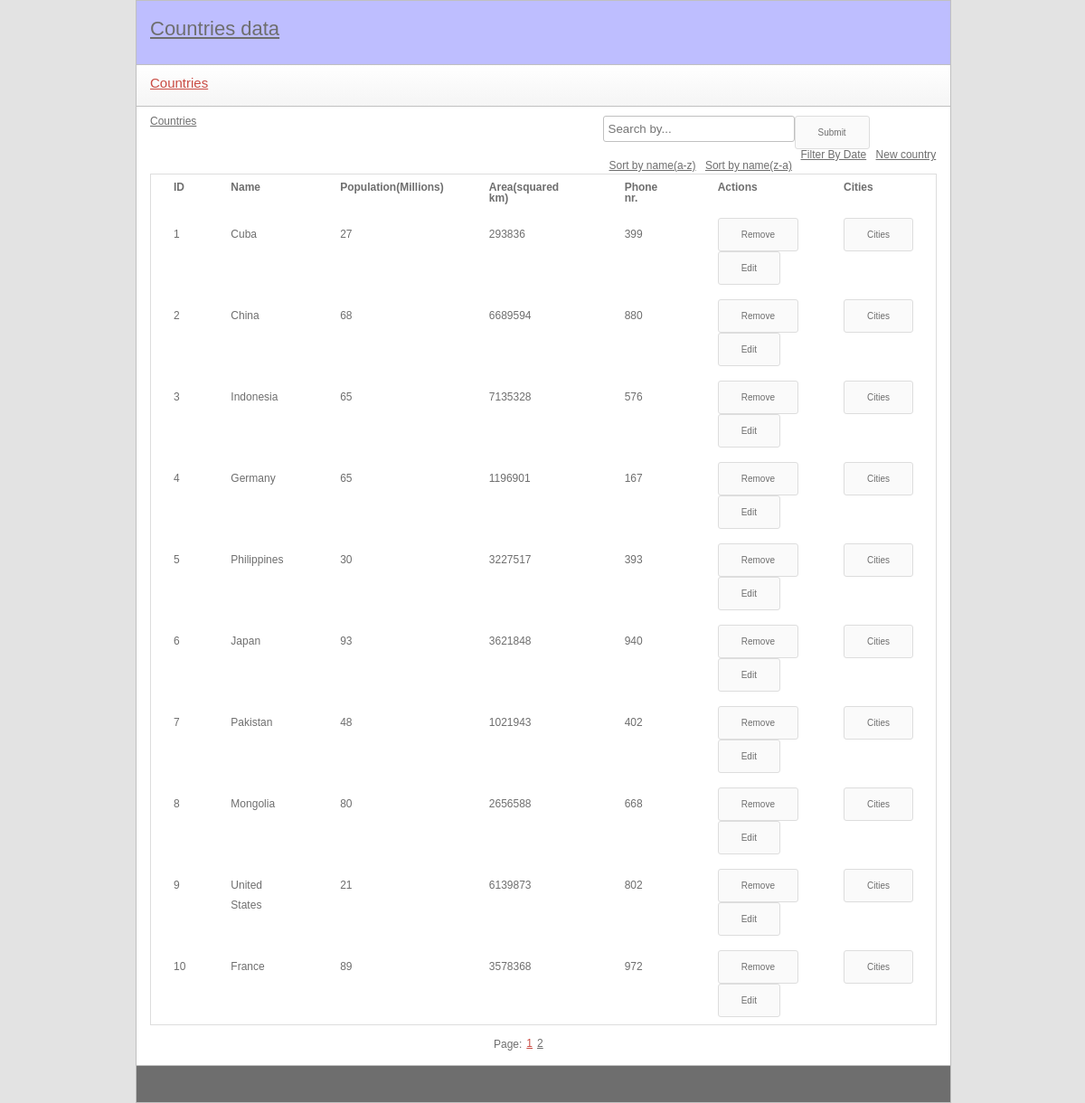
Page /index.php?module=country&action=list on the committed database.
### index.php (called while the page is built, shortened)
<?php
	include 'utils/mysql.class.php';
	$module = 'countries';
	if(isset($_GET['module'])) {
		$module = mysql::escape($_GET['module']);
	}
	$action = '';
	if(isset($_GET['action'])) {
		$action = mysql::escape($_GET['action']);
	}
	$actionFile = "list";
	if(!empty($module) && !empty($action)) {
		$actionFile = "controls/{$module}_{$action}.php";
	}
	include 'templates/main.tpl.php';
?>

### utils/mysql.class.php (called while the page is built, shortened)
<?php
class mysql {
    protected static $connection;
    public static function connect() {
		if(!isset(self::$connection)) {
            self::$connection = new mysqli(config::DB_SERVER, config::DB_USERNAME, config::DB_PASSWORD, config::DB_NAME);
        }
        return self::$connection;
    }
    public static function query($query) {
        $connection = mysql::connect();
        $result = $connection->query($query);
        return $result;
    }
    public static function select($query) {
        $rows = array();
        $result = mysql::query($query);
        while ($row = $result->fetch_assoc()) {
            $rows[] = $row;
        }
        return $rows;
    }
	public static function escape($field) {
		$connection =  mysql::connect();
		return mysqli_real_escape_string($connection, $field);
	}
}

### controls/country_list.php (called while the page is built)
<?php
include 'libraries/countries.class.php';
$countriesObj = new countries();
include 'utils/paging.class.php';
$paging = new paging(config::NUMBER_OF_ROWS_IN_PAGE);
if(isset($_GET['start_date']) or isset($_GET['end_date'])){
    if(isset($_GET['start_date']) and isset($_GET['end_date'])) {
        $start_date = $_GET['start_date'];
        $end_date = $_GET['end_date'];
        $clause = "WHERE add_date>='" . $start_date . "'" . " AND `add_date` <=" . "'" . $end_date . "'";
    }elseif (isset($_GET['start_date']) and !isset($_GET['end_date'])){
        $start_date = $_GET['start_date'];
        $clause = "WHERE add_date>='" . $start_date . "'";
    }elseif (!isset($_GET['start_date']) and isset($_GET['end_date'])){
        $end_date = $_GET['end_date'];
        $clause = "WHERE add_date<='" . $end_date . "'";
    }
    $elementCount = $countriesObj->getCountriesListCount($clause);
    $paging->process($elementCount, $pageId);
    $data = $countriesObj->getCountriesList($paging->size, $paging->first, null, $clause);
}else {
    if (isset($_GET['text'])) {
        $filter = "\"%" . $_GET['text'] . "%\"";
        $elementCount = $countriesObj->getCountriesListFilteredCount($filter);
        $paging->process($elementCount, $pageId);
        if (isset($_GET['sortByNameAZ'])) {
            $data = $countriesObj->getCountriesListFiltered($paging->size, $paging->first, "ORDER BY name ASC", $filter);
        } else if (isset($_GET['sortByNameZA'])) {
            $data = $countriesObj->getCountriesListFiltered($paging->size, $paging->first, "ORDER BY name DESC", $filter);
        } else {
            $data = $countriesObj->getCountriesListFiltered($paging->size, $paging->first, null, $filter);
        }
    } else {
        $elementCount = $countriesObj->getCountriesListCount(null);
        $paging->process($elementCount, $pageId);
        if (isset($_GET['sortByNameAZ'])) {
            $data = $countriesObj->getCountriesList($paging->size, $paging->first, "ORDER BY name ASC",null);
        } else if (isset($_GET['sortByNameZA'])) {
            $data = $countriesObj->getCountriesList($paging->size, $paging->first, "ORDER BY name DESC",null);
        } else {
            $data = $countriesObj->getCountriesList($paging->size, $paging->first, null,null);
        }
    }
}
include 'templates/countries_list.tpl.php';

### utils/paging.class.php (called while the page is built, shortened)
<?php
class paging {
	public $size;
	public function __construct($rowsPerPage) {
		$this->size = $rowsPerPage;
	}
	public function process($total, $currentPage) {
		$this->first = ($currentPage - 1) * $this->size;
	}
}
?>

### libraries/countries.class.php (called while the page is built, shortened)
<?php
class countries {
	private $saliu_lentele = '';
	public function __construct() {
		$this->saliu_lentele = config::DB_PREFIX . 'šalys';
	}
	public function getCountriesList($limit, $offset,$orderProp,$dates) {
        $limitOffsetString = "";
        if(isset($limit)) {
            $limitOffsetString .= " LIMIT {$limit}";
        }
        if(isset($offset)) {
            $limitOffsetString .= " OFFSET {$offset}";
        }
        $query = "  SELECT *
					FROM {$this->saliu_lentele} {$orderProp} {$dates} {$limitOffsetString}";
        $data = mysql::select($query);
		return $data;
	}
}

### templates/countries_list.tpl.php (the view, shortened to what this page needs)
<ul id="pagePath">
	<li><a href="index.php?module=country&action=list"<?php if($module == 'country') { echo 'class="active"'; } ?>>Countries</a></li>
</ul>
<div id="actions">
    <input type="text" id="search" onkeyup="success()" placeholder="Search by..." class="textbox textbox-200" value="<?php if(isset($_GET['text'])) echo $_GET['text']; ?>">
    <input type="submit" class="submit button" disabled="disabled" id="searchButton" onclick="searchReplace('country')">
    <a href="index.php?module=country&action=filter_date">Filter By Date</a>
	<a href='index.php?module=<?php echo $module; ?>&action=create'>New country</a>
    <?php
    if(isset($_GET['text'])) {
        ?>
        <a href="index.php?module=country&action=list&sortByNameAZ=1&text=<?php echo $_GET['text']; ?>"<?php if ($module == 'country') {
            echo 'class="active"';
        } ?>>Sort by name(a-z)</a>
        <a href="index.php?module=country&action=list&sortByNameZA=1&text=<?php echo $_GET['text']; ?>"<?php if ($module == 'country') {
            echo 'class="active"';
        } ?>>Sort by name(z-a)</a>
        <?php
    }else {
        ?>
        <a href="index.php?module=country&action=list&sortByNameAZ=1"<?php if ($module == 'country') {
            echo 'class="active"';
        } ?>>Sort by name(a-z)</a>
        <a href="index.php?module=country&action=list&sortByNameZA=1"<?php if ($module == 'country') {
            echo 'class="active"';
        } ?>>Sort by name(z-a)</a>
        <?php
    }
 ?>
</div>
    <?php
if(count($data)==0){
    ?>
    <div class="errorBox">
        No countries found
    </div>
    <?php
}else {
    ?>
<table class="table">
    <thead>
    <tr>
        <th >ID</th>
        <th>Name</th>
        <th>Population(Millions)</th>
        <th>Area(squared km)</th>
        <th>Phone nr.</th>
        <th>Actions</th>
        <th>Cities</th>
    </tr>
    </thead>
    <tbody>
    <?php
    foreach($data as $key => $val) {
        echo
            "<tr>"
            . "<td>{$val['id']}</td>"
            . "<td>{$val['name']}</td>"
            . "<td>{$val['population']}</td>"
            . "<td>{$val['area']}</td>"
            . "<td>{$val['phone_nr']}</td>"
            . "<td>"
            .   "<button class=\"submit button\" onclick='showConfirmDialog(\"{$module}\", \"{$val['id']}\"); return false;' title='' class=\"btn btn-info\">Remove</button>"
            .   "<button class=\"submit button\" onclick=\"location.href='index.php?module={$module}&action=edit&id={$val['id']}'\" title=''>Edit</button>"
            . "</td>"
            . "<td><button class=\"submit button\" onclick=\"location.href='index.php?module=cities&action=list&cid={$val['id']}'\" title=\"Miestai\"<?php if($module == 'cities') { echo 'class=\"active\"'; } ?>Cities</button></td>"
            . "</tr>";
    }
    ?>
    </tbody>
</table>
<?php
    }
	include 'templates/paging.tpl.php';
?>

### templates/main.tpl.php (shortened to what this page needs)
<!DOCTYPE html PUBLIC "-//W3C//DTD XHTML 1.0 Transitional//EN" "http://www.w3.org/TR/xhtml1/DTD/xhtml1-transitional.dtd">
<html>
	<head>
        <link rel="stylesheet" type="text/css" href="scripts/datetimepicker/jquery.datetimepicker.css" media="screen" />
        <link rel="stylesheet" type="text/css" href="style/main.css" media="screen" />
	</head>
	<body>
		<div id="body">
			<div id="header">
				<h3 id="slogan"><a href="index.php">Countries data</a></h3>
			</div>
			<div id="content">
				<div id="topMenu">
					<ul class="float-left">
						<li><a href="index.php?module=country&action=list" title="Šalys"<?php if($module == 'country') { echo 'class="active"'; } ?>>Countries</a></li>
						</ul>
				</div>
				<div id="contentMain">
					<?php
						if(file_exists($actionFile)) {
							include $actionFile;
						}
					?>
				</div>
			</div>
			<div id="footer">
			</div>
		</div>
	</body>
</html>

### templates/paging.tpl.php
<div id="pagingLabel">
	Page:
</div>
<ul id="paging">
	<?php foreach ($paging->data as $key => $value) {
		$activeClass = "";
		if($value['isActive'] == 1) {
			$activeClass = " class='active'";
		}
		echo "<li{$activeClass}><a href='index.php?module={$module}&action=list&page={$value['page']}' title=''>{$value['page']}</a></li>";
	} ?>
</ul>

### style/main.css (style rules this page uses)
body { color: #6e6e6e; font-family: Verdana, Geneva, sans-serif; font-size: 12px; background-color: #e3e3e3; width: 900px; margin: 0px auto; }
a { color: #6e6e6e; }
.float-left { float: left; }
.button { background-color: #fafafa; border: 1px solid #ddd; padding: 12px 25px; display: block; font-size: 10px; text-decoration: none; color: #6e6e6e; border-radius: 3px; moz-border-radius: 3px; }
#header { width: 900px; height: 70px; background-color: #bebeff; border: 1px solid #c0c0c0; float: left; }
#slogan { margin: 20px 0px 0px 15px; color: #E3564F; font-size: 22px; }
#content { width: 900px; background-color: #fff; border-left: 1px solid #c0c0c0; border-right: 1px solid #c0c0c0; float: left; }
#topMenu { width: 900px; height: 45px; border-bottom: 1px solid #c0c0c0; float: left; background: -webkit-linear-gradient(#fff, #f5f5f5); background: -o-linear-gradient(#fff, #f5f5f5); background: -moz-linear-gradient(#fff, #f5f5f5); background: linear-gradient(#fff, #f5f5f5); }
#topMenu li { float: left; list-style: none; margin: 12px 15px 12px 15px; }
#topMenu li a { font-size: 15px; }
#topMenu li a.active, #paging li.active a { color: #ca4c44; }
#contentMain { width: 870px; min-height: 470px; float: left; padding-left: 15px; padding-right: 15px; }
#contentMain table { margin-top: 3px; width: 100%; border-collapse: collapse; border: 1px solid #ddd; }
#contentMain table th { text-align: left; padding: 8px 25px; font-weight: bold; }
#contentMain table th:last-child { width: 40px; }
#contentMain table th:first-child { border-top-left-radius: 5px; moz-border-top-left-radius: 5px; }
#contentMain table th:last-child { border-top-right-radius: 5px; moz-border-top-right-radius: 5px; }
#contentMain table td { padding: 8px 25px; text-align: center; line-height: 22px; text-align: left; }
#contentMain table tr:last-child td:first-child { border-bottom-left-radius: 5px; moz-border-bottom-left-radius: 5px; }
#contentMain table tr:last-child td:last-child { border-bottom-right-radius: 5px; moz-border-bottom-right-radius: 5px; }
#contentMain #pagePath { margin: 10px 0px 10px 0px; display: block; float: left; }
#contentMain #pagePath li { float: left; display: block; margin-right: 5px; background: url(images/page-path-separator.png) center right no-repeat; padding-right: 15px; }
#contentMain #pagePath li:last-child { background: none; }
#contentMain #actions { float: right; margin: 10px 0px 0px 0px; }
#contentMain #actions a { margin-left: 7px; }
input.textbox { color: #5b5b5b; height: 25px; padding-left: 5px; padding-right: 5px; border-radius: 3px; -moz-border-radius: 3px; border: 1px solid #c0c0c0; }
input.textbox-200 { width: 200px; float: left; margin-bottom: 10px; }
#footer { width: 900px; height: 40px; border: 1px solid #c0c0c0; float: left; background-color: #6E6E6E; color: #fff; }
#pagingLabel { float: left; margin: 15px 5px 17px 380px; }
#paging { margin-top: 14px; float: left; }
#paging li { float: left; margin-right: 5px; }

### rows in the picture
šalys: id "1", name "Cuba", population "27", area "293836", phone_nr "399"
šalys: id "2", name "China", population "68", area "6689594", phone_nr "880"
šalys: id "3", name "Indonesia", population "65", area "7135328", phone_nr "576"
šalys: id "4", name "Germany", population "65", area "1196901", phone_nr "167"
šalys: id "5", name "Philippines", population "30", area "3227517", phone_nr "393"
šalys: id "6", name "Japan", population "93", area "3621848", phone_nr "940"
šalys: id "7", name "Pakistan", population "48", area "1021943", phone_nr "402"
šalys: id "8", name "Mongolia", population "80", area "2656588", phone_nr "668"
šalys: id "9", name "United States", population "21", area "6139873", phone_nr "802"
šalys: id "10", name "France", population "89", area "3578368", phone_nr "972"

### other values in the picture
$value['page'] "1"
$value['page'] "2"
